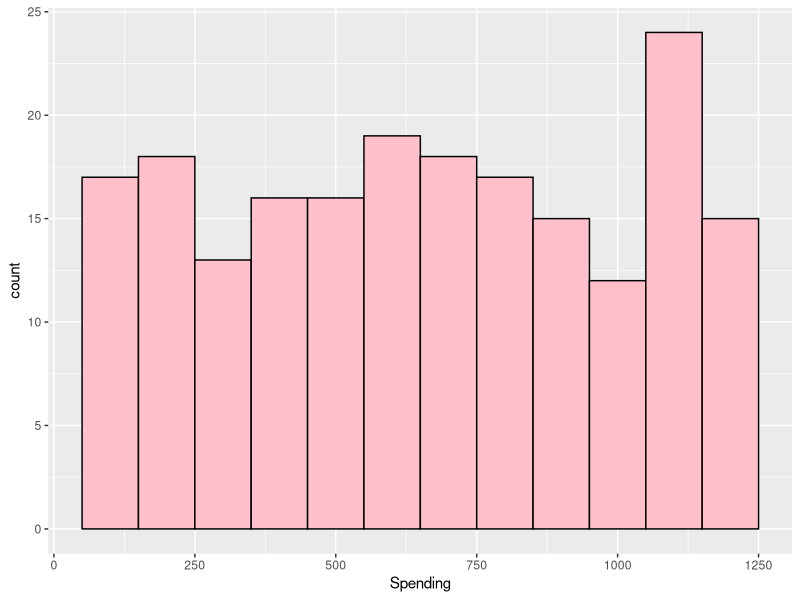
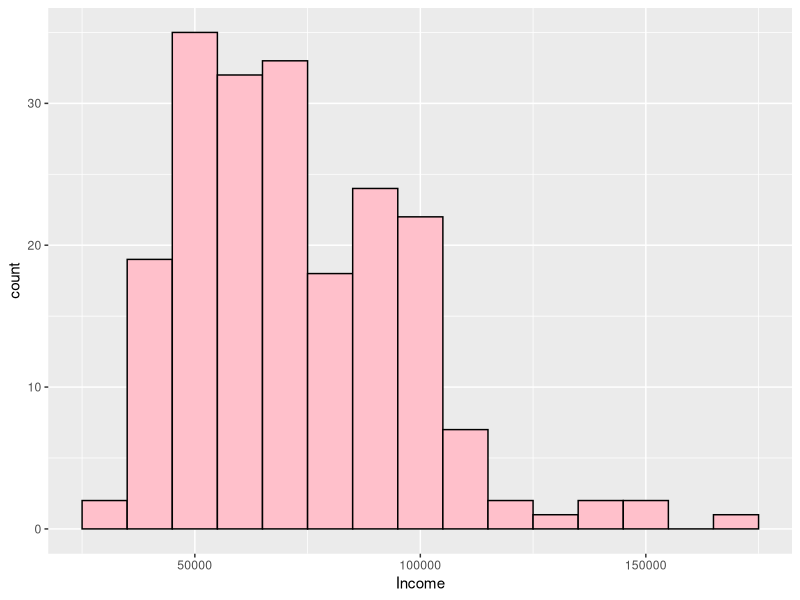
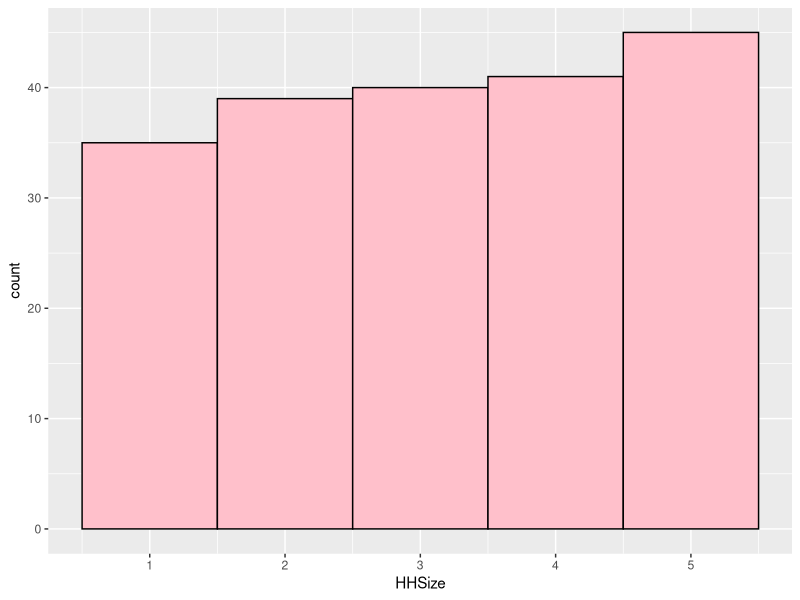
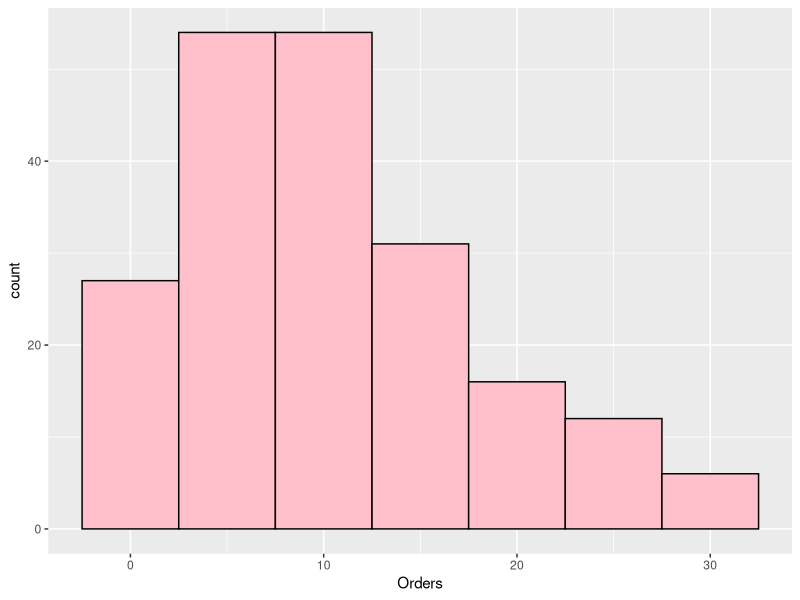
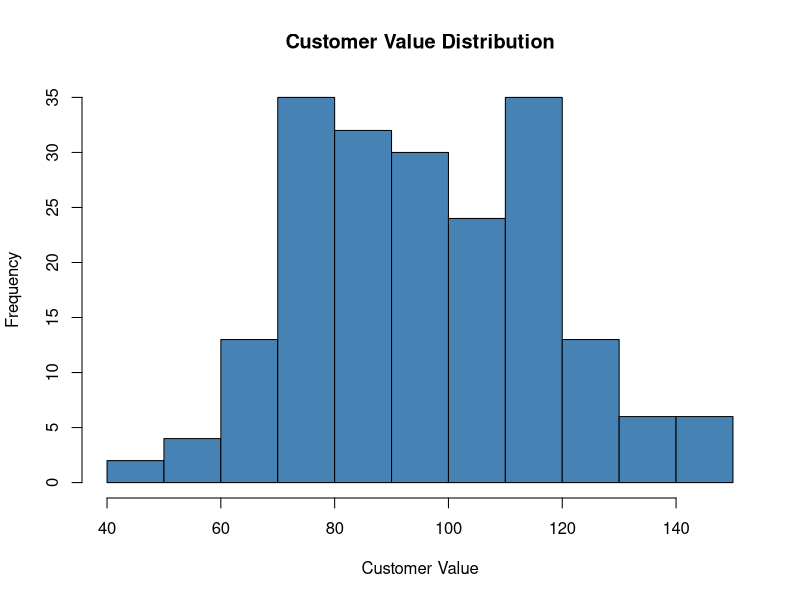
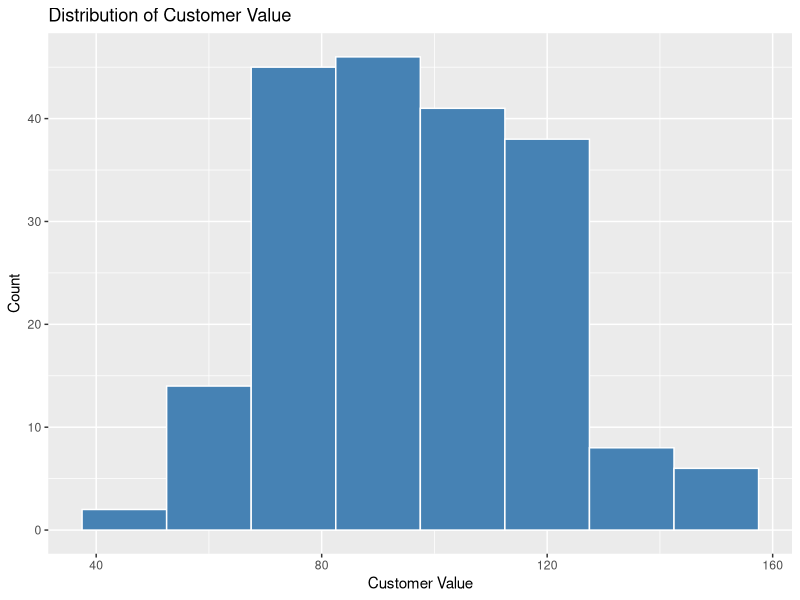
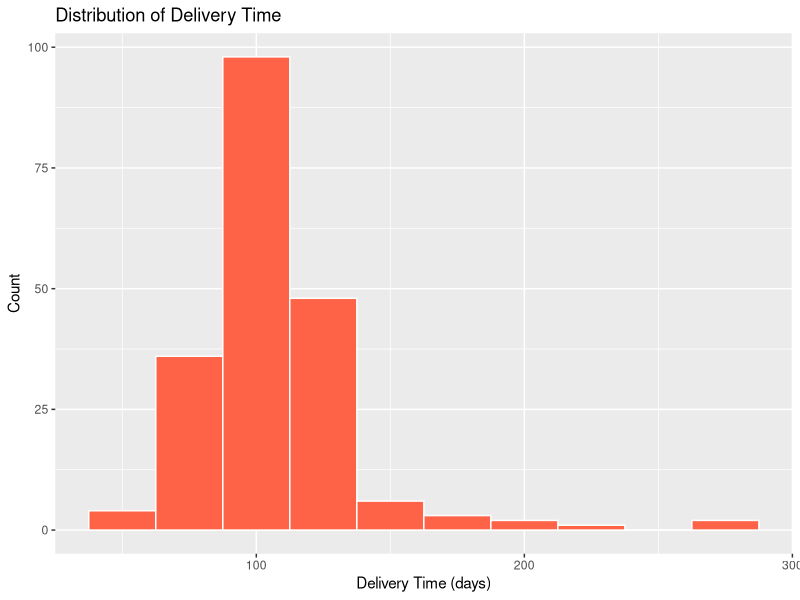
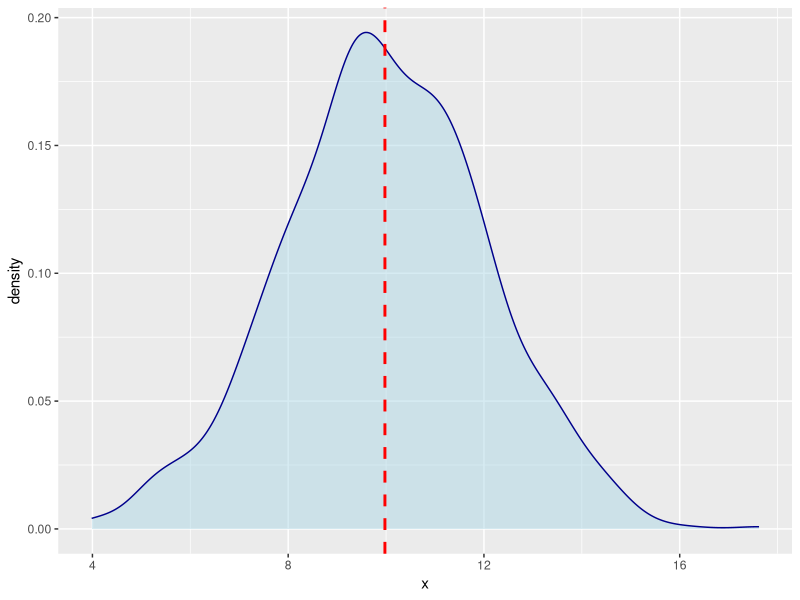

Write R code to recreate these figures, in order.
## ---- chunk 1
knitr::opts_chunk$set(echo=TRUE, tidy.opts = list(width.cutoff = 70, message=FALSE, warning=FALSE), tidy = TRUE, message=FALSE, warning=FALSE)

# Load all libraries here so they are available throughout the entire document
library(tidyverse)
library(semTools)


## ---- chunk 2
# Create Vector of Salaries
salaries <- c(40000, 40000, 65000, 90000, 145000, 150000, 550000)
# Calculate the mean using the mean() command
mean(salaries)
## ---- chunk 3
salaries2 <- c(40000, 40000, 65000, 90000, 145000, 150000, 550000, NA, NA)
# Notice that it does not work without na.rm
mean(salaries2)
# Add in na.rm parameter to get it to produce the mean with no NAs. 
mean(salaries2, na.rm = TRUE)
## ---- chunk 4
values <- c(4, 7, 10, 5, 6)
weights <- c(1, 2, 3, 4, 5)
weighted_mean <- weighted.mean(values, weights)
weighted_mean
## ---- chunk 5
# Calculate the median using the median() command
median(salaries)
## ---- chunk 6
mean(salaries)
## ---- chunk 7
GrowthFund <- c(-38.32, 1.71, 3.17, 5.99, 12.56, 13.47, 16.89, 16.96, 32.16, 36.29)
## ---- chunk 8
median(GrowthFund) 
(12.56 + 13.47) / 2

# The mean is still the average
mean(GrowthFund) 
## ---- chunk 9
# Try this command with and without it. 
sort(x = table(salaries), decreasing = TRUE)[1:5]
## ---- chunk 10
sort(table(GrowthFund), decreasing = TRUE)[1:5]
## ---- chunk 11
e1071::skewness(salaries) 
## a positive number indicates a longer tail to the right. 
## ---- chunk 12
# install.packages("semTools")  # run once, then comment out
# library(semTools)             # already loaded in setup chunk
## ---- chunk 13
skew(salaries) 
## ---- chunk 14
skew(GrowthFund)
## ---- chunk 15
# z-value is 3.0398, which is > 2 indicating leptokurtic
# Small sample size: range is -2 to 2
kurtosis(salaries)

# z-value is 2.20528007, which is > 2 indicating leptokurtic 
# Small sample size: range is -2 to 2
kurtosis(GrowthFund)
## ---- chunk 16
customers <- read.csv("data/customers.csv")

# Noted sample size at 200 observations or a medium sample size. 
# Using threshold –3.29 to 3.29 to assess normality. 

# -3.4245446445 is below -3.29 so kurtosis is present
# Negative kurtosis value indicates platykurtic
kurtosis(customers$Spending)
ggplot(customers, aes(Spending)) + 
  geom_histogram(binwidth = 100, fill = "pink", color = "black")
semTools::skew(customers$Spending) ## normal indicating no skewness

# Normal: 2.977622119 is in between -3.29 and 3.29
kurtosis(customers$Income) 
ggplot(customers, aes(Income)) + 
  geom_histogram(binwidth = 10000, fill = "pink", color = "black")
semTools::skew(customers$Income) # Skewed right

# -3.7251961028 is below -3.29 so kurtosis is present
# Negative kurtosis value indicates platykurtic
kurtosis(customers$HHSize)
ggplot(customers, aes(HHSize)) + 
  geom_histogram(binwidth = 1, fill = "pink", color = "black")
semTools::skew(customers$HHSize) # normal

# Normal: -0.20056607 is in between -3.29 and 3.29 
kurtosis(customers$Orders)
ggplot(customers, aes(Orders)) + 
  geom_histogram(binwidth = 5, fill = "pink", color = "black")
semTools::skew(customers$Orders) ## skewed right
## ---- chunk 17
summary(customers$Spending, na.rm = TRUE)
diff(range(customers$Spending, na.rm = TRUE))
max(customers$Spending, na.rm = TRUE) - min(customers$Spending, na.rm = TRUE)
IQR(customers$Spending, na.rm = TRUE)
## ---- chunk 18
descriptive_data <- read.csv("data/descriptives.csv")
## ---- chunk 19
# The simplest way to draw a histogram in base R is hist(). For a quick look at CustomerValue:
hist(descriptive_data$CustomerValue, 
     main = "Customer Value Distribution",
     xlab = "Customer Value",
     col  = "steelblue")
## ---- chunk 20
ggplot(descriptive_data, aes(x = CustomerValue)) +
  geom_histogram(binwidth = 15, fill = "steelblue", color = "white") +
  labs(title = "Distribution of Customer Value",
       x = "Customer Value", y = "Count")
## ---- chunk 21
ggplot(descriptive_data, aes(x = DeliveryTime)) +
  geom_histogram(binwidth = 25, fill = "tomato", color = "white") +
  labs(title = "Distribution of Delivery Time",
       x = "Delivery Time (days)", y = "Count")

skew(descriptive_data$DeliveryTime)
## ---- chunk 22
set.seed(1)
x <- rnorm(1000, mean = 10, sd = 2)
df <- data.frame(x)
ggplot(df, aes(x)) +
  geom_density(color = "darkblue", fill = "lightblue", alpha = .5) + 
  geom_vline(aes(xintercept = mean(x)),
             color = "red", linetype = "dashed", lwd = 1)
## ---- chunk 23
ggplot(descriptive_data, aes(x = CustomerValue)) +
  geom_density(fill = "lavender", color = "purple", alpha = 0.6) +
  geom_vline(aes(xintercept = mean(CustomerValue, na.rm = TRUE)),
             color = "red", linetype = "dashed") +
  labs(title = "Distribution of Customer Value",
       x = "Customer Value",
       y = "Density")
## ---- chunk 24
GrowthFund <- c(-38.32, 1.71, 3.17, 5.99, 12.56, 13.47, 16.89, 16.96, 32.16, 36.29)
GrowthFund <- as.data.frame(GrowthFund)
## ---- chunk 25
QuanData <- quantile(GrowthFund$GrowthFund); QuanData
## ---- chunk 26
ggplot(descriptive_data, aes(x = DeliveryTime)) +
  geom_boxplot(fill = "lightcoral", color = "darkred") +
  labs(title = "Boxplot of Delivery Time (Outliers Present)",
       x = "Delivery Time (minutes)") +
  theme_minimal()
## ---- chunk 27
summary(descriptive_data$DeliveryTime)
IQR(descriptive_data$DeliveryTime, na.rm = TRUE)
## ---- chunk 28
ggplot(descriptive_data, aes(x = CustomerValue)) +
  geom_boxplot(fill = "lightblue", color = "navy") +
  labs(title = "Boxplot of Customer Value (No Outliers)",
       x = "Customer Value Score") +
  theme_minimal()
## ---- chunk 29
summary(descriptive_data$CustomerValue)
IQR(descriptive_data$CustomerValue, na.rm = TRUE)
## ---- chunk 30
#| fig-width: 8
#| fig-height: 4

descriptive_long <- descriptive_data %>%
  select(DeliveryTime, CustomerValue) %>%
  pivot_longer(cols = everything(),
               names_to = "Variable",
               values_to = "Value")

ggplot(descriptive_long, aes(x = Value, fill = Variable)) +
  geom_boxplot(color = "gray30", alpha = 0.7) +
  facet_wrap(~Variable, scales = "free_x") +
  scale_fill_manual(values = c("DeliveryTime" = "lightcoral",
                               "CustomerValue" = "lightblue")) +
  labs(title = "With Outliers (DeliveryTime) vs. Without (CustomerValue)",
       x = "Value") +
  theme_minimal() +
  theme(legend.position = "none")
## ---- chunk 31
Q1 <- quantile(descriptive_data$DeliveryTime, 0.25)
Q3 <- quantile(descriptive_data$DeliveryTime, 0.75)
IQRvalue   <- IQR(descriptive_data$DeliveryTime, na.rm = TRUE)
OutlierValue <- IQRvalue * 1.5

LowerBound <- Q1 - OutlierValue; LowerBound
UpperBound <- Q3 + OutlierValue; UpperBound

# Will learn about filter, select, arrange in data prep.
# The key operator here is | meaning OR — a delivery time is flagged if it is
# either suspiciously short (below the lower bound) or suspiciously long (above 
# the upper bound). Both ends of the distribution are checked in a single filter.
outliers <- descriptive_data %>%
  filter(DeliveryTime < LowerBound | DeliveryTime > UpperBound) %>%
  select(DeliveryTime) %>%
  arrange(desc(DeliveryTime))

outliers
## ---- chunk 32
# Create a vector with some data that could be categorical
Sample_Vector <- c("A", "B", "A", "C", "A", "B", "A", "C", "A", "B")
# Create a data frame with the vector
data_example <- data.frame(Sample_Vector)
## ---- chunk 33
# Create a table of frequencies
frequencies <- table(data_example$Sample_Vector); frequencies
## ---- chunk 34
# Calculate proportions
proportions <- prop.table(frequencies)
## ---- chunk 35
# Calculate cumulative frequencies
cumulfreq <- cumsum(frequencies)
# Calculate cumulative proportions
cumulproportions <- cumsum(prop.table(frequencies))
## ---- chunk 36
# Combine into table
frequency_table <- rbind(frequencies, proportions, cumulfreq, cumulproportions)
# Print the table
frequency_table
## ---- chunk 37
TransposedData <- t(frequency_table)
TransposedData
## ---- chunk 38
TransposedData <- as.data.frame(TransposedData)
TransposedData
## ---- chunk 39
Categories <- c("Never married", "Married", "Separated", "Widowed", "Divorced")
Value      <- c(89028651, 127892670, 4912426, 15230473, 28767947)
barp       <- data.frame(Categories, Value)
options(scipen = 999)
ggplot(barp, aes(x = Categories, y = Value, fill = Categories)) +
  geom_bar(stat = "identity") +
  labs(x = "Marital Status",
       y = "Estimate of Marital Status (15 years and older)") +
  ggtitle("2020: ACS 5-Year Estimates Data Profiles from data.census.gov/")
## ---- chunk 40
GoUp         <- .54285
GoDown       <- .03809
RemainStable <- .34285
NoOpinion    <- .07619

data_frame <- data.frame(
     Category   = c("Go Up", "Go Down", "Remain Stable", "No Opinion"),
     Percentage = c(GoUp, GoDown, RemainStable, NoOpinion)
)

MarketShare <- ggplot(data_frame, aes(x = Category, y = Percentage, fill = Category)) +
     geom_bar(stat = "identity", show.legend = FALSE) +
     labs(title = "How do you expect R's market share to change?",
          x = "Opinion Category",
          y = "Percentage (%)") +
     theme_minimal() +
     geom_text(aes(label = Percentage), vjust = -0.5, size = 4) + 
     scale_fill_manual(values = c("red", "blue", "purple", "green"))

MarketShare
## ---- chunk 41
fbi.deaths       <- read.csv("data/fbi_deaths.csv", stringsAsFactors = TRUE)
fbi.deaths.small <- fbi.deaths[c(3, 4, 5, 6, 7), ]
fbi.deaths.small <- fbi.deaths.small %>%
  rename(Weapon = X)
summary(fbi.deaths.small)
## ---- chunk 42
ggplot(fbi.deaths.small, aes(x = "", y = X2016, fill = Weapon)) +
  geom_col() + 
  coord_polar("y", start = 0) + 
  theme_void() 
